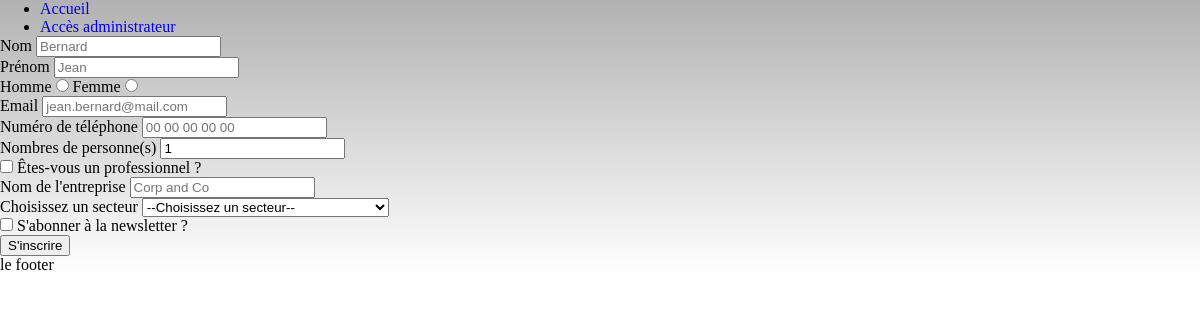
Before: /formulaire.php?t=Formulaire 1 with the older database file.
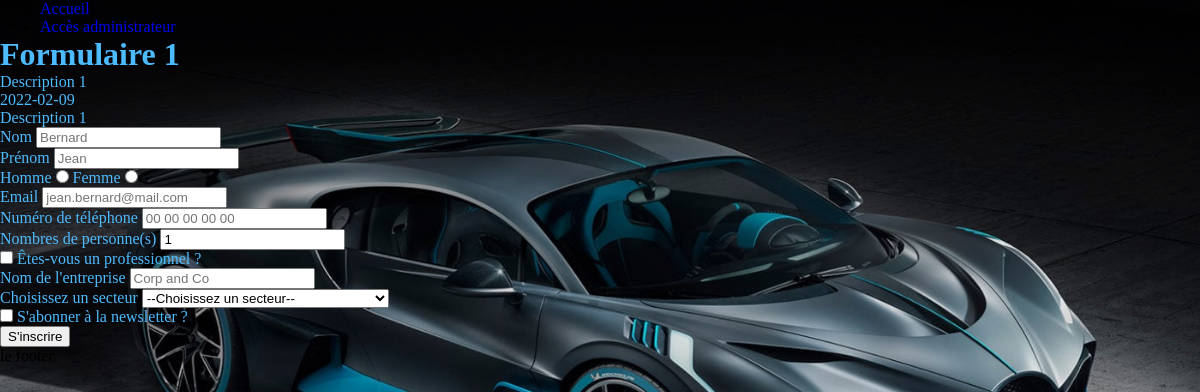
After: the same page with the newer database file.
### tables this page shows
CREATE TABLE `formulaires` (
  `id` int(11) UNSIGNED NOT NULL,
  `titre` varchar(100) NOT NULL,
  `description` text NOT NULL,
  `imgsrc` varchar(255) NOT NULL,
  `couleur` varchar(7) NOT NULL,
  `date_evenement` date NOT NULL,
  `date_fin` date NOT NULL
);

### formulaire.php (the view, shortened to what this page needs)
<?php
$t = filter_input(INPUT_GET, "t");
include "header.php";
$pdo = new PDO("mysql:host=" . Config::SERVEUR . "; dbname=" . Config::BDO, Config::UTILISATEUR, Config::MOTDEPASSE);
$requete = $pdo->prepare("select formulaires.*,secteur.nom,secteur.id as 'sid' from formulaires join secteursparformulaires on formulaires.id = secteursparformulaires.id_formulaires join secteur on secteursparformulaires.id_secteurs = secteur.id where formulaires.titre=:titre");
$requete->bindParam(":titre", $t);
$requete->execute();
$lignes = $requete->fetchAll();
$formulaire = $lignes[0];
?>
<main>
<div class="flex-container" style="color: <?php echo $formulaire['couleur'] ?>">
    <div class="flex-child">
        <h1><?php echo $formulaire['titre'] ?></h1>
        <p><?php echo $formulaire['description'] ?></p>
        <p><?php echo $formulaire['date_evenement'] ?></p>
        <p><?php echo $formulaire['description'] ?></p>
    </div>
    <div class="flex-child">
        <form action="insertPersonne.php" method="POST">
            <p>
                <label for="last-name" class="required">Nom</label>
                <input type="text" id="last-name"
                       name="last-name"
                       placeholder="Bernard"
                       value=""
                       class="form-control"
                       required
                />
            </p>
            <p>
                <label for="first-name" class="required">Prénom</label>
                <input type="text" id="first-name"
                       name="first-name"
                       placeholder="Jean"
                       value=""
                       class="form-control"
                       required
                />
            </p>
            <p>
                <label for="civilite1">Homme</label>
                <input type="radio" id="contactChoice1"
                       name="civilite" value="homme" required>
                <label for="civilite2">Femme</label>
                <input type="radio" id="contactChoice2"
                       name="civilite" value="femme" required>
            </p>
            <p>
                <label for="email" class="required">Email</label>
                <input type="email" id="email" name="email" class="form-control"
                       placeholder="jean.bernard@mail.com" required/>
            </p>
            <p>
                <label for="num" class="required">Numéro de téléphone</label>
                <input type="tel" id="num"
                       name="phone"
                       placeholder="00 00 00 00 00"
                       value=""
                       class="form-control"
                />
            </p>
            <p>
                <label for="nbr">Nombres de personne(s)</label>
                <input type="number" id="nbr" name="nbr" min="1" value="1">
            </p>
            <p>
                <input type="checkbox" id="pro" name="pro" value="true">
                <label for="pro">Êtes-vous un professionnel ?</label>
            </p>
            <p>
                <label for="company-name" class="required">Nom de l'entreprise</label>
                <input type="text" id="company-name"
                       name="company-name"
                       placeholder="Corp and Co"
                       value=""
                       class="form-control"
                />
            </p>
            <p>
                <label for="secteur-select">Choisissez un secteur</label>
                <select name="secteur" id="secteur-select">
                    <option value="">--Choisissez un secteur--</option>
                </select>
            </p>
            <p>
                <input type="checkbox" id="news" name="news" value="true">
                <label for="news">S'abonner à la newsletter ?</label>
            </p>
            <button type="submit" class="btn">S'inscrire</button>
        </form>
    </div>
</div>
</main>
<?php
include "footer.php"
?>

### header.php (shortened to what this page needs)
<!doctype html>
<html lang="fr">
<head>
    <link rel="stylesheet" href="style.css">
</head>
<body>
<header>
    <nav class="navbar">
        <ul>
            <li>
                <a href="index.php">Accueil</a>
            </li>
            <li>
                <a href="adminPanel.php">Accès administrateur</a>
            </li>
        </ul>
    </nav>
</header>

### footer.php
</body>
<footer>
    le footer
</footer>

### style.css (style rules this page uses)
* { box-sizing: border-box; text-decoration: none; -ms-overflow-style: none; margin: 0; }

Changed rows visible on the page:
added formulaires: titre "Formulaire 1", description "Description 1", date_evenement "2022-02-09"
